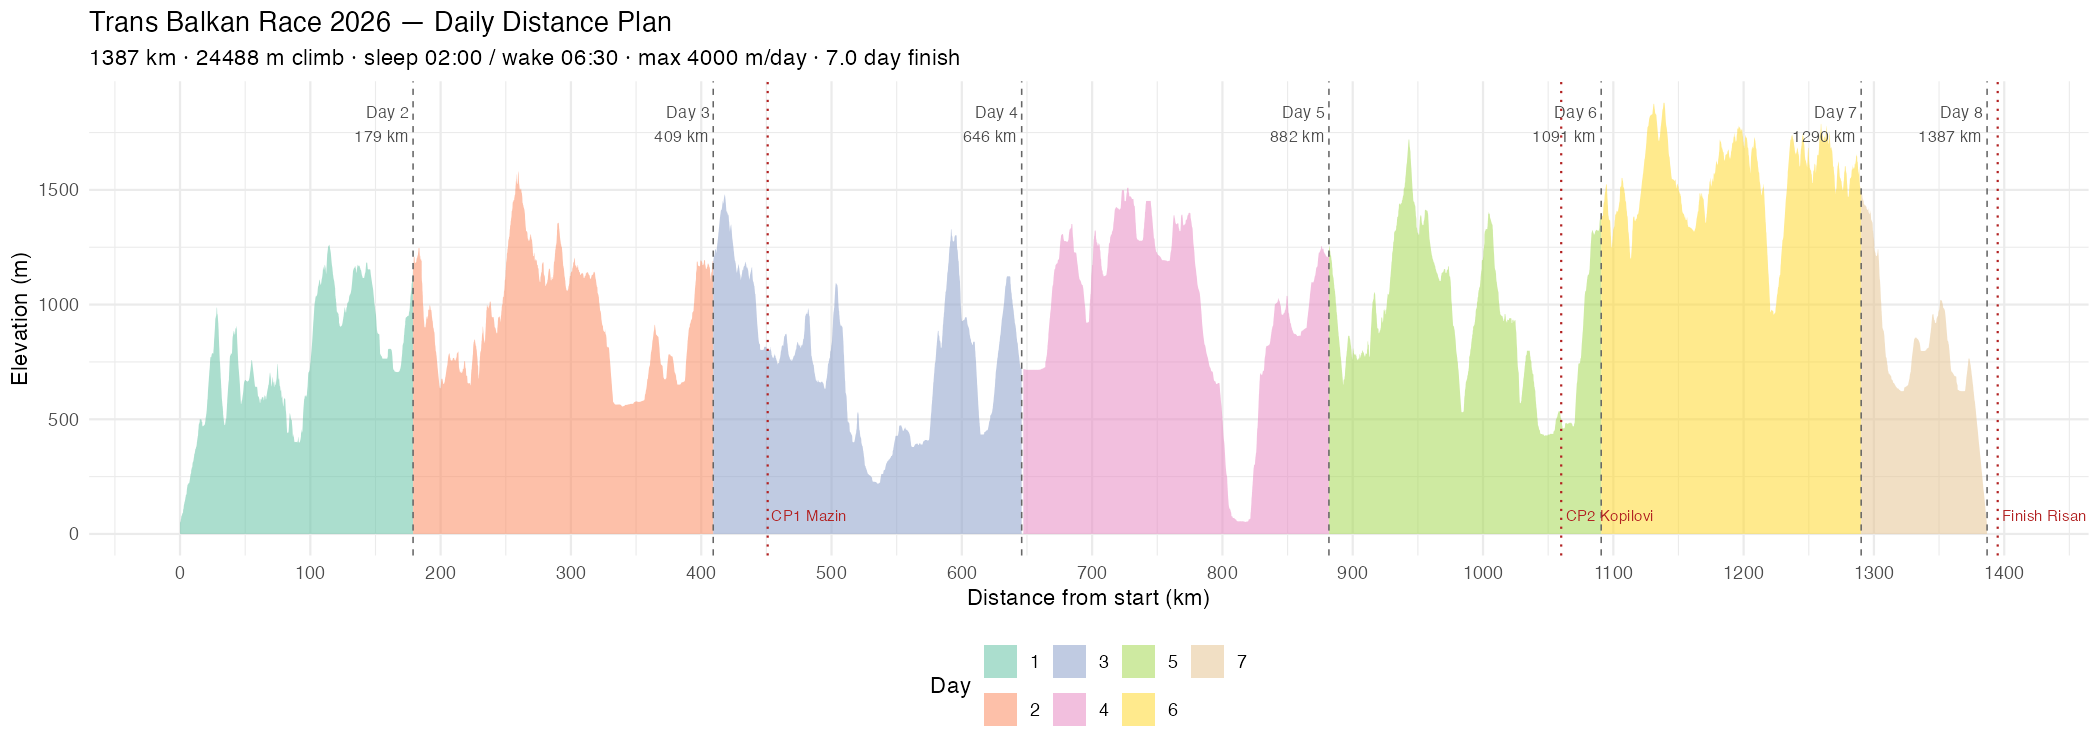

Reproduce this figure in R.
library(tidyverse)
library(xml2)

# ── Parameters ────────────────────────────────────────────────────────────────

GPX_FILE        <- "Trans Balkan Race 2026 __ Issue 1.GPX"
SLEEP_HOUR      <- 2      # target sleep time (02:00)
SLEEP_DURATION  <- 4.5    # minimum sleep hours; wake target = SLEEP_HOUR + SLEEP_DURATION = 06:30
MAX_SLEEP       <- 6      # maximum sleep hours; earliest valid stop = 06:30 − 6h = 00:30
MIN_RIDING_H    <- 10     # minimum riding hours per day (safety net against bridge days)
MAX_DAILY_CLIMB <- 4000   # m of elevation gain per day (soft: only enforced after 00:30)
BASE_SPEED      <- 13.8   # km/h on flat terrain
MAX_DESCENT     <- 32     # km/h cap on descents (rough terrain)
UPHILL_K        <- 0.08   # exponential penalty per % grade uphill
DOWNHILL_K      <- 0.04   # exponential gain per % grade downhill

# ── Parse GPX ─────────────────────────────────────────────────────────────────

gpx  <- read_xml(GPX_FILE)
ns   <- c(g = "http://www.topografix.com/GPX/1/1")
pts  <- xml_find_all(gpx, ".//g:trkpt", ns)

track <- tibble(
  lat = as.numeric(xml_attr(pts, "lat")),
  lon = as.numeric(xml_attr(pts, "lon")),
  ele = as.numeric(xml_text(xml_find_first(pts, "g:ele", ns)))
) |>
  mutate(ele = zoo::rollmedian(ele, k = 31, fill = NA, align = "center")) |>
  filter(!is.na(ele))

cat(sprintf("Track points: %d\n", nrow(track)))

# ── Haversine distance between consecutive points (km) ────────────────────────

haversine <- function(lat1, lon1, lat2, lon2) {
  r    <- 6371
  phi1 <- lat1 * pi / 180;  phi2 <- lat2 * pi / 180
  dphi <- (lat2 - lat1) * pi / 180
  dlam <- (lon2 - lon1) * pi / 180
  a    <- sin(dphi / 2)^2 + cos(phi1) * cos(phi2) * sin(dlam / 2)^2
  2 * r * asin(sqrt(a))
}

# ── Segment-level calculations ────────────────────────────────────────────────

segments <- track |>
  mutate(
    dist_km  = haversine(lag(lat), lag(lon), lat, lon),
    ele_diff = ele - lag(ele),
    grade    = pmax(pmin(ifelse(dist_km > 0, (ele_diff / (dist_km * 1000)) * 100, 0), 30), -30)
  ) |>
  slice(-1) |>
  filter(!is.na(dist_km), dist_km > 0) |>
  mutate(
    speed_kmh = case_when(
      grade >= 0 ~ BASE_SPEED * exp(-UPHILL_K * grade),
      grade <  0 ~ pmin(BASE_SPEED * exp(-DOWNHILL_K * grade), MAX_DESCENT)
    ),
    time_h    = dist_km / speed_kmh,
    gain_m    = pmax(ele_diff, 0),
    cum_dist  = cumsum(dist_km),
    cum_time  = cumsum(time_h),
    cum_gain  = cumsum(gain_m)
  )

total_dist  <- sum(segments$dist_km)
total_time  <- sum(segments$time_h)
total_climb <- sum(segments$gain_m)

cat(sprintf("\nTotal distance : %.0f km\n",  total_dist))
cat(sprintf("Total climb    : %.0f m\n",    total_climb))
cat(sprintf("Total descent  : %.0f m\n",    sum(pmax(-segments$ele_diff, 0))))
cat(sprintf("Effective time : %.1f h\n\n",  total_time))

# ── Day simulation ────────────────────────────────────────────────────────────
# Each day ends at whichever limit is hit first:
#   (a) clock reaches SLEEP_HOUR (02:00)
#   (b) daily elevation gain reaches MAX_DAILY_CLIMB
# After stopping: sleep SLEEP_DURATION hours, then resume.

race_start <- as.POSIXct("2026-05-29 09:00:00", tz = "Europe/Paris")

simulate_days <- function(segs, start_wall) {
  # Elevation cap is SOFT: only enforced after the "earliest valid stop" time.
  # Earliest stop  = wake_target - MAX_SLEEP = 06:30 - 6 h = 00:30.
  # Stopping no earlier than 00:30 guarantees the next day starts at 06:30
  # (sleep ≤ MAX_SLEEP) and eliminates short bridge days.
  WAKE_HOUR <- SLEEP_HOUR + SLEEP_DURATION   # 6.5 = 06:30

  days_list <- list()
  seg_idx   <- 1L
  wall_time <- start_wall

  while (seg_idx <= nrow(segs)) {
    day_h0          <- as.numeric(difftime(wall_time, floor_date(wall_time, "day"), units = "hours"))
    hrs_to_latest   <- (SLEEP_HOUR            - day_h0 + 24) %% 24  # hours until 02:00
    hrs_to_earliest <- (WAKE_HOUR - MAX_SLEEP - day_h0 + 24) %% 24  # hours until 00:30
    if (hrs_to_latest   == 0) hrs_to_latest   <- 24
    if (hrs_to_earliest == 0) hrs_to_earliest <- 24

    day_riding <- 0;  day_climb <- 0;  day_dist <- 0;  day_start <- wall_time

    while (seg_idx <= nrow(segs)) {
      s <- segs[seg_idx, ]
      if (day_riding + s$time_h > hrs_to_latest) break         # hard stop at 02:00
      if (day_climb  + s$gain_m > MAX_DAILY_CLIMB &&           # elevation cap —
          day_riding >= MIN_RIDING_H              &&            #   only after min ride
          day_riding >= hrs_to_earliest) break                  #   and after 00:30
      day_riding <- day_riding + s$time_h
      day_dist   <- day_dist   + s$dist_km
      day_climb  <- day_climb  + s$gain_m
      seg_idx    <- seg_idx + 1L
    }

    stop_wall <- day_start + as.difftime(day_riding, units = "hours")

    # Sleep until next 06:30, clamped to [SLEEP_DURATION, MAX_SLEEP]
    next_0630 <- floor_date(stop_wall, "day") + as.difftime(WAKE_HOUR, units = "hours")
    if (next_0630 <= stop_wall) next_0630 <- next_0630 + days(1)
    sleep_h   <- max(SLEEP_DURATION, min(MAX_SLEEP,
                   as.numeric(difftime(next_0630, stop_wall, units = "hours"))))

    days_list[[length(days_list) + 1]] <- list(
      day_start_wall = day_start,
      day_end_wall   = stop_wall,
      riding_h       = day_riding,
      dist_km        = day_dist,
      climb_m        = day_climb,
      sleep_h        = sleep_h
    )

    wall_time <- stop_wall + as.difftime(sleep_h, units = "hours")
    if (seg_idx > nrow(segs)) break
  }

  bind_rows(lapply(days_list, as_tibble)) |>
    mutate(day = row_number(), cum_dist = cumsum(dist_km), cum_riding = cumsum(riding_h))
}

day_info <- simulate_days(segments, race_start)

total_days <- nrow(day_info) - 1 +
  (total_time - day_info$cum_riding[nrow(day_info) - 1]) /
  day_info$riding_h[nrow(day_info)]

finish_wall <- day_info$day_start_wall[nrow(day_info)] +
  as.difftime(
    total_time - c(0, day_info$cum_riding)[nrow(day_info)],
    units = "hours"
  )

cat(sprintf("Days (sleep 02:00 / max %.0fm climb/day) : %.1f\n", MAX_DAILY_CLIMB, total_days))
cat(sprintf("Estimated finish : %s\n\n", format(finish_wall, "%a %d %b %Y %H:%M %Z")))

# ── Wall-clock converter ──────────────────────────────────────────────────────

wall_clock <- function(riding_time_h) {
  day_idx   <- pmin(findInterval(riding_time_h, day_info$cum_riding) + 1L, nrow(day_info))
  cum_start <- c(0, day_info$cum_riding)[day_idx]
  hours_in  <- riding_time_h - cum_start
  day_info$day_start_wall[day_idx] + as.difftime(hours_in, units = "hours")
}

# ── Checkpoints ───────────────────────────────────────────────────────────────

checkpoints <- tribble(
  ~name,             ~cum_dist_km,
  "CP1 Mazin",              451,
  "CP2 Kopilovi",          1060,
  "Finish Risan",          1395
)

# ── Daily table ───────────────────────────────────────────────────────────────

cat("────────────────────────────────────────────────────────────────────────────────────\n")
cat(sprintf("%-28s  %5s  %5s  %7s  %8s  %10s  %s\n",
            "Day", "ride h", "sleep", "km/day", "climb m", "cum km", "Checkpoints"))
cat("────────────────────────────────────────────────────────────────────────────────────\n")

for (i in seq_len(nrow(day_info))) {
  d          <- day_info[i, ]
  start_dist <- if (i == 1) 0 else day_info$cum_dist[i - 1]
  end_dist   <- min(d$cum_dist, total_dist)

  cps <- checkpoints |>
    filter(cum_dist_km > start_dist, cum_dist_km <= end_dist) |>
    pull(name) |> paste(collapse = ", ")

  date_range <- sprintf("%s %s–%s",
    format(d$day_start_wall, "%a %d %b"),
    format(d$day_start_wall, "%H:%M"),
    format(d$day_end_wall,   "%H:%M"))

  dist_show <- if (d$cum_dist >= total_dist) sprintf("%.0f ✓", total_dist) else sprintf("%.0f", d$cum_dist)

  cat(sprintf("%-28s  %5.1f  %5.1f  %7.0f  %8.0f  %10s  %s\n",
              date_range, d$riding_h, d$sleep_h, d$dist_km, d$climb_m, dist_show, cps))

  if (d$cum_dist >= total_dist) break
}

cat("────────────────────────────────────────────────────────────────────────────────────\n")

# ── Resupply schedule ─────────────────────────────────────────────────────────

riding_time_at_dist <- function(dist_km) {
  approx(segments$cum_dist, segments$cum_time, xout = dist_km, rule = 2)$y
}

resupply <- tribble(
  ~location,              ~km,   ~type,         ~on_route,
  "Kozina (SLO)",         16.6,  "Village",      TRUE,
  "Slavnik (SLO)",        28.2,  "Mountain hut", TRUE,
  "Dane (CRO)",           47.4,  "Fountain",     TRUE,
  "Sveti Pavel (SLO)",    74.2,  "Fountain",     TRUE,
  "Platak (CRO)",        141,    "Mountain hut", TRUE,
  "Fužine (CRO)",        164,    "Village",      TRUE,
  "Oltari (CRO)",        245,    "Fountain",     TRUE,
  "Dom Zavižan (CRO)",   260,    "Mountain hut", TRUE,
  "Gospić (CRO)",        345,    "City",         TRUE,
  "CP1 Mazin (CRO)",     451,    "Checkpoint",   TRUE,
  "Velika Popina (CRO)", 490,    "Fountain",     TRUE,
  "Knin (CRO)",          537,    "City",         TRUE,
  "Livno (BiH)",         664,    "Village",      TRUE,
  "Šuica (BiH)",         701,    "Village",      TRUE,
  "Mostar (BiH)",        812,    "City",         TRUE,
  "Nevesinje (BiH)",     858,    "Village",      FALSE,
  "Ulog (BiH)",          897,    "Village",      TRUE,
  "Fountain (BiH)",      938,    "Fountain",     TRUE,
  "Miljevina (BiH)",     990,    "Village",      FALSE,
  "Popov Most (BiH)",   1034,    "Village",      TRUE,
  "Brod (BiH)",         1055,    "Village",      TRUE,
  "CP2 Kopilovi (BiH)", 1060,    "Checkpoint",   TRUE,
  "Žabljak (MNE)",      1160,    "City",         TRUE,
  "Njegovuđa (MNE)",    1170,    "Village",      TRUE,
  "Kolašin (MNE)",      1228,    "City",         FALSE,
  "Nikšić (MNE)",       1325,    "City",         TRUE,
  "Risan / Finish",     1395,    "Finish",       TRUE
) |>
  mutate(
    riding_h = map_dbl(km, riding_time_at_dist),
    day_num  = findInterval(riding_h, day_info$cum_riding) + 1L,
    arrival  = do.call(c, map(riding_h, wall_clock)),
    gap_km   = km - lag(km, default = 0)
  )

cat(sprintf("\nResupply schedule (sleep %02.0f:00 · %.1f h · wake %02.0f:%02.0f · max %.0f m/day)\n",
            SLEEP_HOUR, SLEEP_DURATION,
            floor(SLEEP_HOUR + SLEEP_DURATION),
            round(((SLEEP_HOUR + SLEEP_DURATION) %% 1) * 60),
            MAX_DAILY_CLIMB))
cat(sprintf("%-25s  %6s  %5s  %-14s  %-5s  %s\n",
            "Location", "km", "+km", "Type", "Day", "Est. arrival (CEST)"))
cat(strrep("─", 76), "\n")

for (i in seq_len(nrow(resupply))) {
  r   <- resupply[i, ]
  off <- if (!r$on_route) " *" else "  "
  cat(sprintf("%-25s  %6.0f  %5.0f  %-14s  Day%-2d  %s%s\n",
              r$location, r$km, r$gap_km, r$type, r$day_num,
              format(r$arrival, "%a %d %b %H:%M"), off))
}

cat(strrep("─", 76), "\n")
cat("* off-route stop\n\n")

# ── Plot ──────────────────────────────────────────────────────────────────────

elev_profile <- segments |>
  select(cum_dist, ele, cum_time) |>
  mutate(day = factor(pmin(
    findInterval(cum_time, day_info$cum_riding) + 1L, nrow(day_info)
  )))

day_lines <- day_info |>
  filter(cum_dist < total_dist) |>
  mutate(label = sprintf("Day %d\n%.0f km", day + 1, cum_dist))

p <- ggplot(elev_profile, aes(cum_dist, ele)) +
  geom_area(aes(fill = day), alpha = 0.55) +
  geom_vline(data = day_lines, aes(xintercept = cum_dist),
             linetype = "dashed", colour = "grey40", linewidth = 0.35) +
  geom_text(data = day_lines,
            aes(x = cum_dist, y = max(elev_profile$ele) * 0.95, label = label),
            size = 2.8, hjust = 1.08, colour = "grey30") +
  geom_vline(data = checkpoints, aes(xintercept = cum_dist_km),
             linetype = "dotted", colour = "firebrick", linewidth = 0.5) +
  geom_text(data = checkpoints, aes(x = cum_dist_km, y = 80, label = name),
            size = 2.6, hjust = -0.05, colour = "firebrick") +
  scale_fill_brewer(palette = "Set2", name = "Day") +
  scale_x_continuous(breaks = seq(0, 1400, 100)) +
  labs(
    title    = "Trans Balkan Race 2026 — Daily Distance Plan",
    subtitle = sprintf(
      "%.0f km · %.0f m climb · sleep 02:00 / wake 06:30 · max %.0f m/day · %.1f day finish",
      total_dist, total_climb, MAX_DAILY_CLIMB, total_days),
    x = "Distance from start (km)", y = "Elevation (m)"
  ) +
  theme_minimal(base_size = 11) +
  theme(legend.position = "bottom")

ggsave("daily_distances.png", p, width = 14, height = 5, dpi = 150)
cat("Plot saved to daily_distances.png\n")
